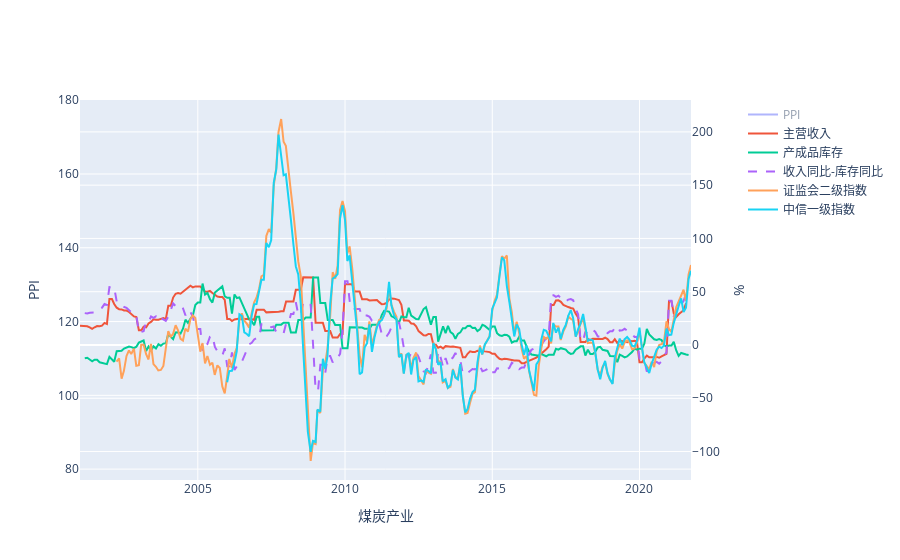

This figure's notebook cell:
### Code cell
compare_plot(ppi['煤炭开采和洗选业'], income['煤炭开采和洗选业'], stock['煤炭开采和洗选业'], inc_stk['煤炭开采和洗选业'],
             statistic_ind['煤炭开采和洗选'], citic_ind['煤炭'], title='煤炭产业')

### Figure 1 — Plotly figure (JSON) as saved in the notebook; plotly's stock layout.template omitted (floating-point values rounded to 4 significant figures; data arrays with more than 128 entries replaced by an {"elided": "..."} marker saying what was removed)
{"data": [{"name": "PPI", "showlegend": true, "type": "scatter", "visible": "legendonly", "x": {"elided": "249 str values"}, "xaxis": "x", "y": {"elided": "249 float values"}, "yaxis": "y"}, {"name": "主营收入", "showlegend": true, "type": "scatter", "visible": true, "x": {"elided": "248 str values"}, "xaxis": "x", "y": {"elided": "248 float values"}, "yaxis": "y2"}, {"name": "产成品库存", "showlegend": true, "type": "scatter", "visible": true, "x": {"elided": "244 str values"}, "xaxis": "x", "y": {"elided": "244 float values"}, "yaxis": "y2"}, {"line": {"dash": "dash"}, "name": "收入同比-库存同比", "showlegend": true, "type": "scatter", "visible": true, "x": {"elided": "243 str values"}, "xaxis": "x", "y": {"elided": "243 float values"}, "yaxis": "y2"}, {"name": "证监会二级指数", "showlegend": true, "type": "scatter", "visible": true, "x": {"elided": "235 str values"}, "xaxis": "x", "y": {"elided": "235 float values"}, "yaxis": "y2"}, {"name": "中信一级指数", "showlegend": true, "type": "scatter", "visible": true, "x": {"elided": "190 str values"}, "xaxis": "x", "y": {"elided": "190 float values"}, "yaxis": "y2"}], "layout": {"autosize": true, "dragmode": "pan", "xaxis": {"anchor": "y", "autorange": true, "domain": [0, 0.94], "range": ["2001-01-01", "2021-10-01"], "title": {"text": "煤炭产业"}, "type": "date"}, "yaxis": {"anchor": "x", "autorange": true, "domain": [0, 1], "range": [77.05, 180.1], "title": {"text": "PPI"}, "type": "linear"}, "yaxis2": {"anchor": "x", "autorange": true, "overlaying": "y", "range": [-126.7, 229.9], "side": "right", "title": {"text": "%"}, "type": "linear"}}}
